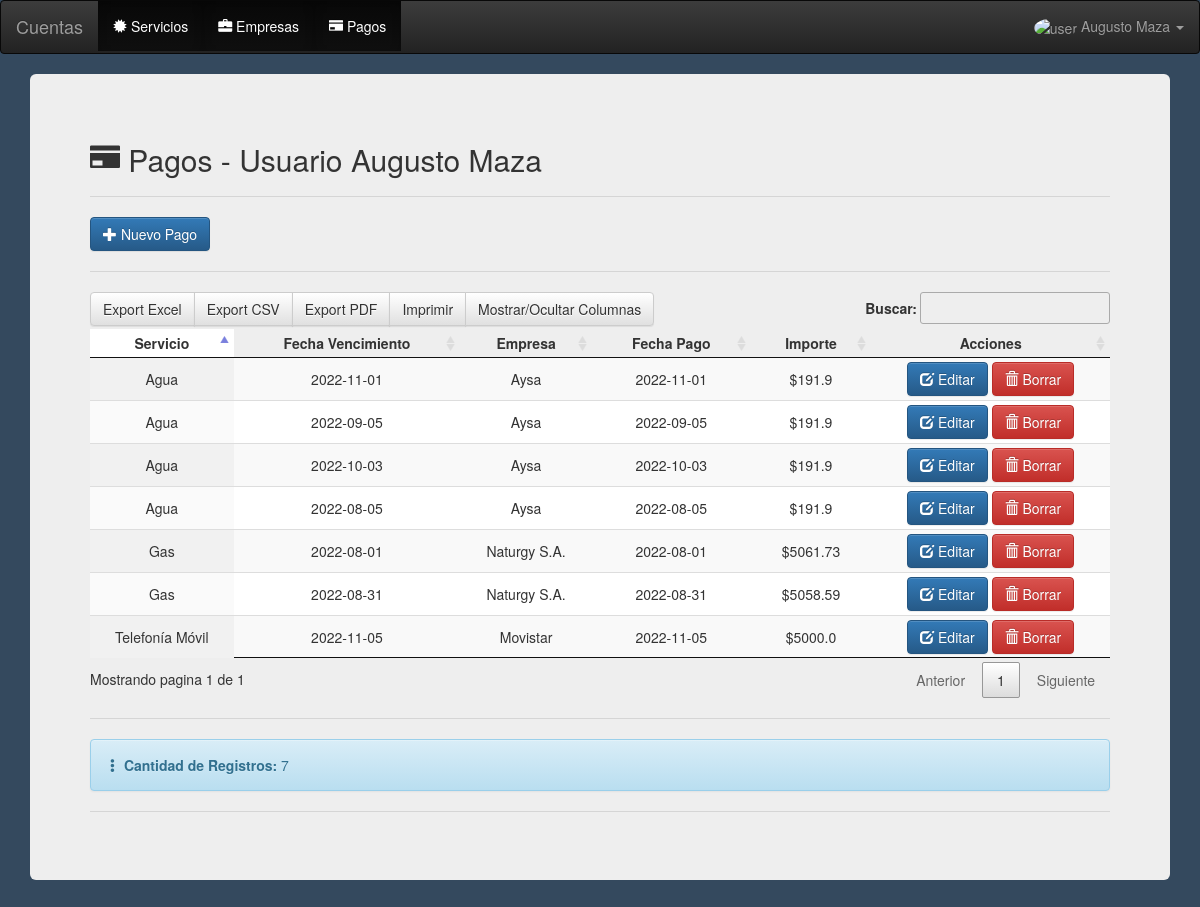
The app's page /pagos/1 (signed in) with its own data.
### app/models.py (models this page shows)
class User(db.Model, UserMixin):
	id = db.Column(db.Integer, primary_key=True)
	name = db.Column(db.String(150))
	user = db.Column(db.String(150))
	email = db.Column(db.String(150), unique=True)
	password = db.Column(db.String(150))
	avatar = db.Column(db.String(200))
	role = db.Column(db.Integer)

class Pagos(db.Model):
	id = db.Column(db.Integer, primary_key=True, unique=True)
	servicio = db.Column(db.String(200))
	fecha_venc = db.Column(db.String(15))
	empresa = db.Column(db.String(200))
	fecha_pago = db.Column(db.String(15))
	importe = db.Column(db.Float)
	comprobante = db.Column(db.String(200))
	id_user = db.Column(db.Integer)

### app/views.py (the view)
@views.route('/pagos/<int:id>')
@login_required
def pagos(id):
	pays = Pagos.query.filter_by(id_user=id)
	count = Pagos.query.filter_by(id_user=id).count()
	print(pays)
	return render_template('payments.html', pays=pays, count=count, user=current_user)

### app/__init__.py (called while the page is built)
def create_app():
	app = Flask(__name__)
	app.config['SECRET_KEY'] = 'cuentas'
	app.config['SQLALCHEMY_TRACK_MODIFICATIONS'] = True
	app.config['SQLALCHEMY_DATABASE_URI'] = f'sqlite:///{DB_NAME}'
	db.init_app(app)
	from .views import views
	from .auth import auth
	app.register_blueprint(views, url_prefix='/')
	app.register_blueprint(auth, url_prefix='/')
	from .models import User, Servicios, Empresas, Pagos
	create_database(app)
	login_manager = LoginManager()
	login_manager.login_view = 'auth.login'
	login_manager.init_app(app)
	@login_manager.user_loader
	def load_user(id):
		return User.query.get(int(id))
	return app

### app/templates/payments.html (shortened to what this page needs)
{% extends "index.html" %}
{% block content %}
  <div class="container-fluid">
    <div class="jumbotron">
      <h2><span class="glyphicon glyphicon-credit-card" aria-hidden="true"></span> Pagos - Usuario {{ user.name }}</h2><hr>
      <a href="/agregar_pago/{{ user.id }}"><button type="button" class="btn btn-primary"><span class="glyphicon glyphicon-plus" aria-hidden="true"></span> Nuevo Pago</button></a><hr>
  <table class="display compact" style="width:100%" id="paymentTable">
    <thead>
      <tr>
        <th class='text-nowrap text-center'>Servicio</th>
        <th class='text-nowrap text-center'>Fecha Vencimiento</th>
        <th class='text-nowrap text-center'>Empresa</th>
        <th class='text-nowrap text-center'>Fecha Pago</th>
        <th class='text-nowrap text-center'>Importe</th>
        <th class='text-nowrap text-center'>Acciones</th>
      </tr>
    </thead>
    <tbody>
      {% for pay in pays %}
        <tr>
          <td align="center">{{ pay.servicio }}</td>
          <td align="center">{{ pay.fecha_venc }}</td>
          <td align="center">{{ pay.empresa }}</td>
          <td align="center">{{ pay.fecha_pago }}</td>
          <td align="center">${{ pay.importe }}</td>
          <td class='text-nowrap' align="center">
              <a href="/update_payment/{{ pay.id }}" class="btn btn-primary "><span class="glyphicon glyphicon-edit" aria-hidden="true"></span> Editar</a>
              <a href="/delete_payment/{{ pay.id }}" class="btn btn-danger"><span class="glyphicon glyphicon-trash" aria-hidden="true"></span> Borrar</a>
          </td>
        </tr>
      {% endfor %}
    </tbody>
  </table><hr>
  <div class="alert alert-info"><span class="glyphicon glyphicon-option-vertical" aria-hidden="true"></span> <strong>Cantidad de Registros:</strong> {{ count }} </div><hr>
</div>
</div>
{% endblock %}

### app/templates/index.html (shortened to what this page needs)
<!DOCTYPE html>
<html lang="es">
<head>
    <link rel="stylesheet" href="{{ url_for('static', filename='skeleton/css/bootstrap.min.css') }}" >
    <link rel="stylesheet" href="{{ url_for('static', filename='skeleton/css/bootstrap-theme.css') }}" >
    <link rel="stylesheet" href="{{ url_for('static', filename='skeleton/css/bootstrap-theme.min.css') }}" >
    <link rel="stylesheet" href="{{ url_for('static', filename='skeleton/css/scrolling-nav.css') }}" >
    <link rel="stylesheet" href="{{ url_for('static', filename='skeleton/css/index.css') }}" >
    <link rel="stylesheet" href="{{ url_for('static', filename='skeleton/Chart.js/Chart.min.css') }}" >
    <link rel="stylesheet" href="{{ url_for('static', filename='skeleton/Chart.js/Chart.css') }}" >
    <link rel="stylesheet" href="{{ url_for('static', filename='skeleton/css/jquery.dataTables.min.css') }}" >
    <link rel="stylesheet" href="{{ url_for('static', filename='skeleton/dataTables/buttons.dataTables.min.css') }}" >
    <link rel="stylesheet" href="{{ url_for('static', filename='skeleton/css/buttons.dataTables.min.css') }}" >
    <link rel="stylesheet" href="{{ url_for('static', filename='skeleton/css/buttons.bootstrap.min.css') }}" >
    <link rel="stylesheet" href="{{ url_for('static', filename='skeleton/css/jquery.dataTables-1.11.5.min.css') }}" >
    <link rel="stylesheet" href="{{ url_for('static', filename='skeleton/dataTables/fixedColumns.dataTables.min.css') }}" >
</head>
<body style="background-color: #34495e;" onload="nobackbutton();">
<nav class="navbar navbar-inverse">
  <div class="container-fluid">
    <div class="navbar-header">
      {% if user.is_authenticated %}
        <a class="navbar-brand" href="/main">Cuentas</a>
      {% else %}
        <a class="navbar-brand" href="/">Cuentas</a>
      {% endif %}
    </div>
    <ul class="nav navbar-nav">
      {% if user.is_authenticated %}
      <li class="active"><a href="/servicios"><span class="glyphicon glyphicon-certificate" aria-hidden="true"></span> Servicios</a></li>
      <li class="active"><a href="/empresas"><span class="glyphicon glyphicon-briefcase" aria-hidden="true"></span> Empresas</a></li>
      <li class="active"><a href="/pagos/{{ user.id }}"><span class="glyphicon glyphicon-credit-card" aria-hidden="true"></span> Pagos</a></li>
    </ul>
    <ul class="nav navbar-nav navbar-right">
      <li class="dropdown">
        <a class="dropdown-toggle" data-toggle="dropdown" href="#"><img src="{{ url_for('static', filename='uploads/{{user.avatar}}') }}" alt="user" class="avatar"> {{ user.name }}
        <span class="caret"></span></a>
      </li>
    </ul>
      {% else %}
      <li><a href="/sign-up"><span class="glyphicon glyphicon-user"></span> Registrarse</a></li>
      <li><a href="/login"><span class="glyphicon glyphicon-log-in"></span> Ingresar</a></li>
      <li><a href="/password"><span class="glyphicon glyphicon-exclamation-sign"></span> Olvidé mi Password</a></li>
      {% endif %}
  </div>
</nav>
<div class="container-fluid">
  {% block content %}{% endblock %}
</div>
</body>
</html>

### app/static/skeleton/css/index.css (style rules this page uses)
.avatar { vertical-align: middle; horizontal-align: right; width: 32px; height: 32px; border-radius: 60%; }

### records on screen
User: name "Augusto Maza"
Pagos: servicio "Agua", fecha_venc "2022-11-01", empresa "Aysa", fecha_pago "2022-11-01", importe "191.9"
Pagos: servicio "Agua", fecha_venc "2022-09-05", empresa "Aysa", fecha_pago "2022-09-05", importe "191.9"
Pagos: servicio "Agua", fecha_venc "2022-10-03", empresa "Aysa", fecha_pago "2022-10-03", importe "191.9"
Pagos: servicio "Gas", fecha_venc "2022-08-01", empresa "Naturgy S.A.", fecha_pago "2022-08-01", importe "5061.73"
Pagos: servicio "Gas", fecha_venc "2022-08-31", empresa "Naturgy S.A.", fecha_pago "2022-08-31", importe "5058.59"
Pagos: servicio "Agua", fecha_venc "2022-08-05", empresa "Aysa", fecha_pago "2022-08-05", importe "191.9"
Pagos: servicio "Telefonía Móvil", fecha_venc "2022-11-05", empresa "Movistar", fecha_pago "2022-11-05", importe "5000.0"

### other values on screen
{{ count }} "7"
